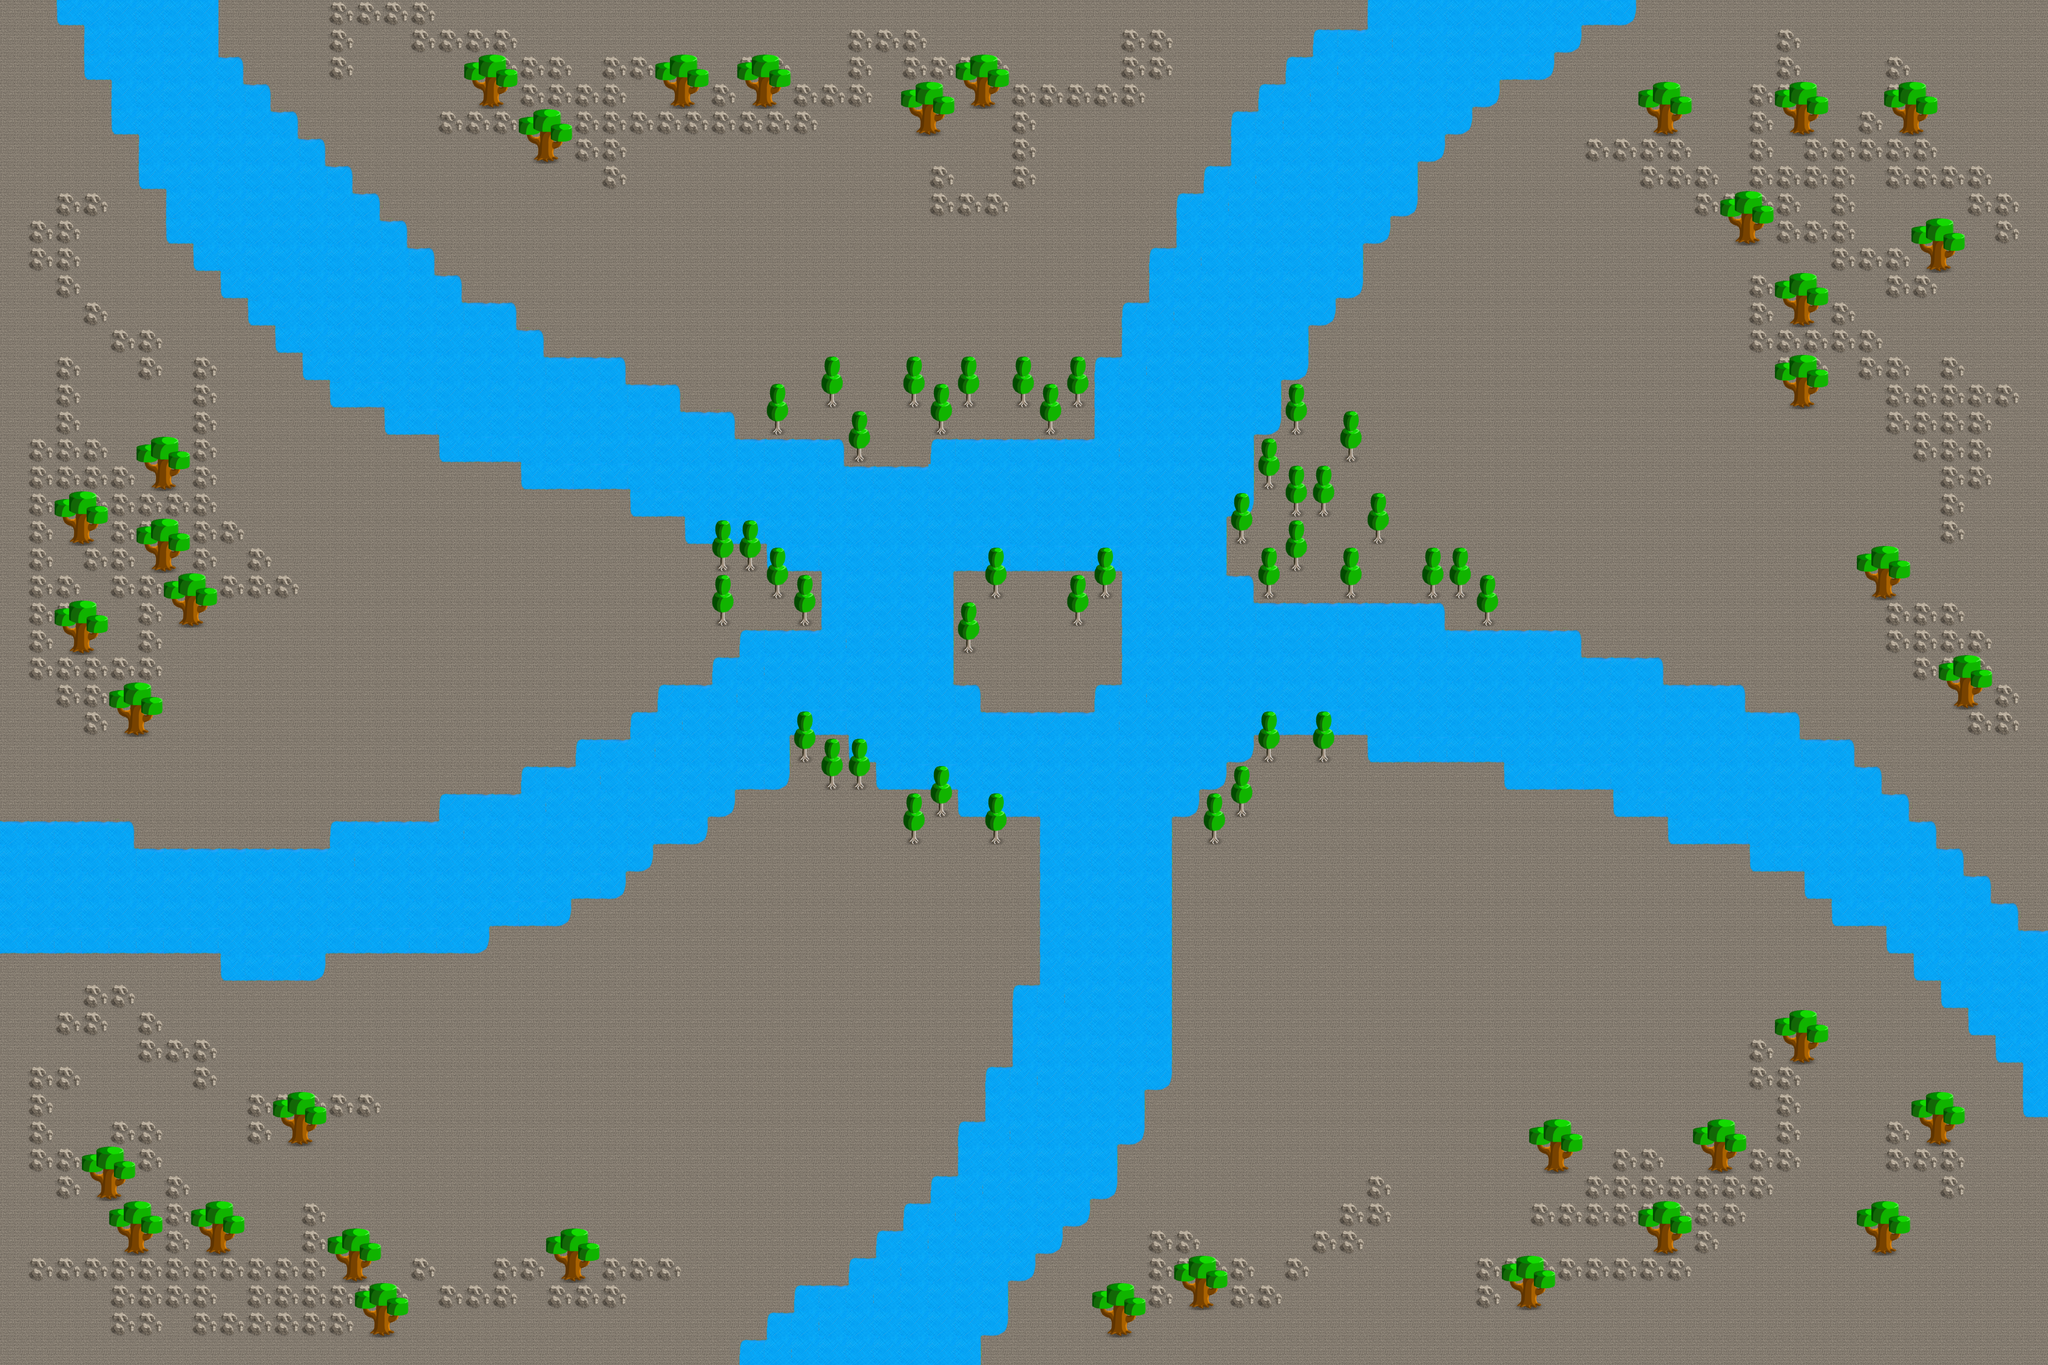

Below is a game level as drawn by its tile map, then a one-line description and the .tmx that defines it (tile-layer data replaced by summaries):
An orthogonal 75x50 tile map with 64x64 px tiles, 2 tile layers (Tile Layer 1, Tile Layer 2).

<map version="1.0" orientation="orthogonal" width="75" height="50" tilewidth="64" tileheight="64">
 <tileset firstgid="1" name="tilesheetRocky" tilewidth="64" tileheight="64">
  <image source="../../img/Tiles/tilesheetRocky.png" width="256" height="512" />
 </tileset>
 <layer name="Tile Layer 1" width="75" height="50">
  <data>[3750 cells, 3750 non-empty, 15 distinct tile ids]</data>
 </layer>
 <layer name="Tile Layer 2" width="75" height="50">
  <data>[3750 cells, 230 non-empty, 6 distinct tile ids]</data>
 </layer>
</map>
